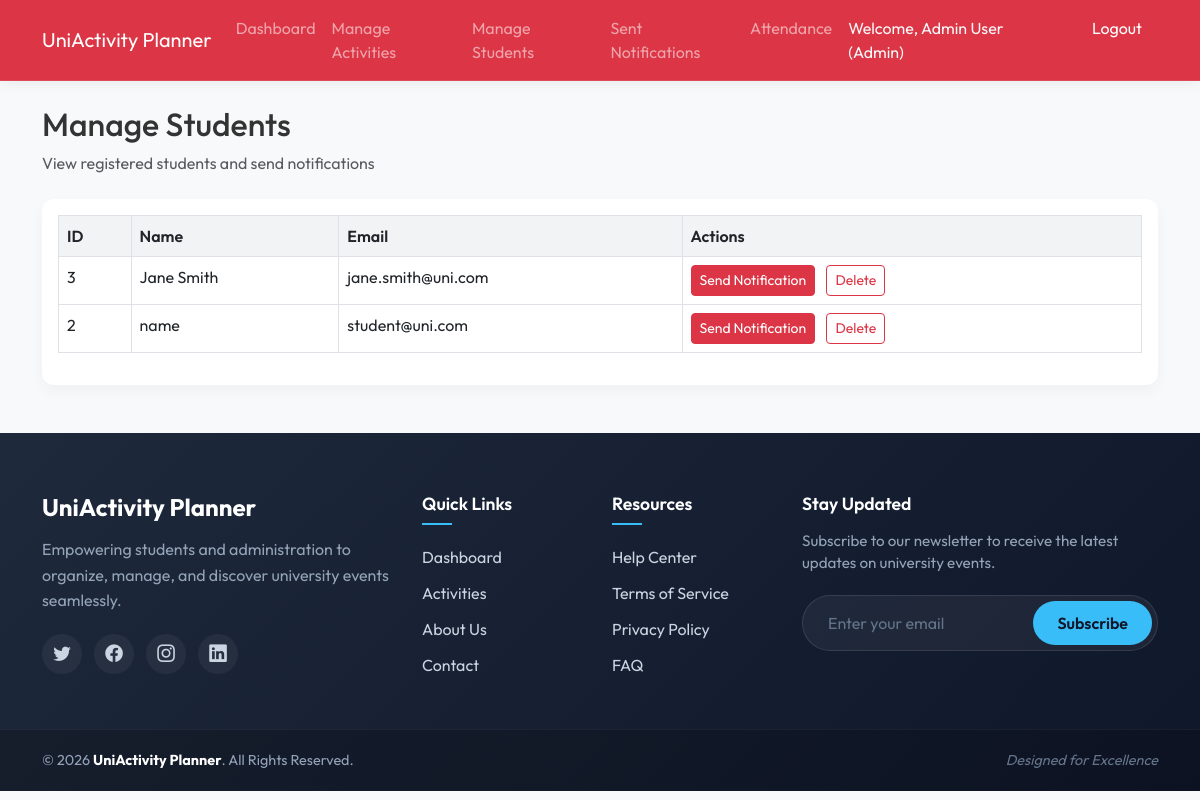
The app's page /admin/students.php (signed in) with its own data.
### tables this page shows
CREATE TABLE IF NOT EXISTS `users` (
  `id` int(11) NOT NULL AUTO_INCREMENT,
  `name` varchar(100) NOT NULL,
  `email` varchar(100) NOT NULL,
  `password` varchar(255) NOT NULL,
  `role` enum('admin','student') NOT NULL DEFAULT 'student',
  PRIMARY KEY (`id`),
  UNIQUE KEY `email` (`email`)
);

### admin/students.php (the view, shortened to what this page needs)
<?php
require_once '../config/database.php';
require_once '../includes/header.php';
$students = $pdo->query("SELECT * FROM users WHERE role = 'student' ORDER BY id DESC")->fetchAll();
?>
<div class="mb-4">
    <h2>Manage Students</h2>
    <p class="text-muted">View registered students and send notifications</p>
</div>
<div class="card">
    <div class="card-body">
        <div class="table-responsive">
            <table class="table table-bordered table-hover">
                <thead>
                    <tr>
                        <th>ID</th>
                        <th>Name</th>
                        <th>Email</th>
                        <th>Actions</th>
                    </tr>
                </thead>
                <tbody>
                    <?php foreach($students as $student): ?>
                    <tr>
                        <td><?php echo $student['id']; ?></td>
                        <td><?php echo htmlspecialchars($student['name']); ?></td>
                        <td><?php echo htmlspecialchars($student['email']); ?></td>
                        <td>
                            <button class="btn btn-sm btn-danger text-white me-2" data-bs-toggle="modal" data-bs-target="#notifyModal<?php echo $student['id']; ?>">Send Notification</button>
                            <form method="POST" class="d-inline" onsubmit="return confirm('Are you sure you want to permanently delete this student and all their data?');">
                                <button type="submit" class="btn btn-sm btn-outline-danger">Delete</button>
                            </form>
                        </td>
                    </tr>
                    <?php endforeach; ?>
                </tbody>
            </table>
        </div>
    </div>
</div>
<?php require_once '../includes/footer.php'; ?>

### assets/css/style.css (style rules this page uses)
body { background-color: #f8f9fa; font-family: 'Outfit', sans-serif; color: #333; }
.card { border-radius: 12px; box-shadow: 0 6px 15px rgba(0, 0, 0, 0.04); border: none; margin-bottom: 20px; transition: transform 0.3s ease, box-shadow 0.3s ease; }
.table th { background-color: #f1f3f5; font-weight: 600; }

### records on screen
users: id "3", name "Jane Smith", email "jane.smith@uni.com"
users: id "2", name "name", email "student@uni.com"

### other values on screen
$name "Admin User"
$role "Admin"
